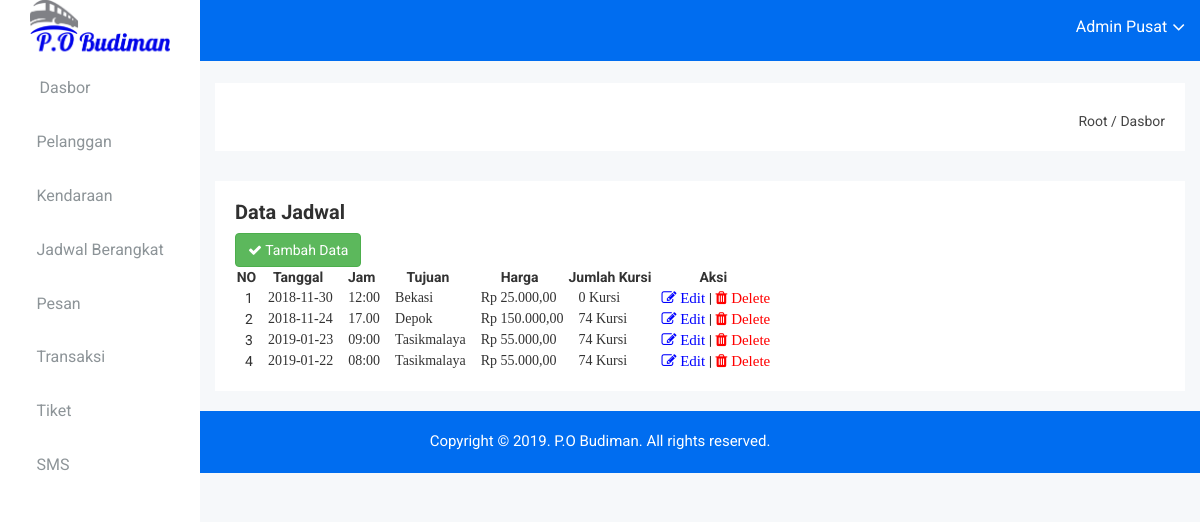
The page /dashboard/index.php?act=data_jadwal (signed in) on the database its author committed.
### tables this page shows
CREATE TABLE `jadwal_keberangkatan` (
  `id_jadwal` int(11) NOT NULL,
  `tgl_berangkat` date NOT NULL,
  `jam` varchar(40) NOT NULL,
  `tujuan` varchar(299) NOT NULL,
  `harga` varchar(299) NOT NULL,
  `id_kendaraan` int(11) NOT NULL,
  `jml_kursi` int(3) NOT NULL
);

### halo-pelanggan/function/rupiah.php (called while the page is built)
<?php
function rupiah($angka){
	$hasil_rupiah = "Rp " . number_format($angka,2,',','.');
	return $hasil_rupiah;
}
?>

### dashboard/pages/jadwal/data_jadwal.php (the view, shortened to what this page needs)
<?php
include "config.php";
$query = mysqli_query($connection, "select * from jadwal_keberangkatan");
?>
<?php
include '../halo-pelanggan/function/rupiah.php'
?>
<div class="data-table-area mg-b-15">
    <div class="container-fluid">
        <div class="row">
            <div class="col-lg-12 col-md-12 col-sm-12 col-xs-12">
                <div class="sparkline13-list">
                    <div class="sparkline13-hd">
                        <div class="main-sparkline13-hd">
                            <h1>Data Jadwal</h1>
                            <a href="?act=tambah_jadwal" type="button" class="btn btn-custon-rounded-three btn-success"><i class="fa fa-check edu-checked-pro" aria-hidden="true"></i> Tambah Data  </a>
                        </div>
                    </div>
                    <div class="sparkline13-graph">
                        <div class="datatable-dashv1-list custom-datatable-overright">
                            <table id="table" data-toggle="table"
                                              data-pagination="true"
                                              data-search="true"
                                              data-show-columns="true"
                                              data-show-pagination-switch="true"
                                              data-show-refresh="true"
                                              data-key-events="true"
                                              data-show-toggle="true"
                                              data-resizable="true"
                                              data-cookie="true"
                                              data-cookie-id-table="saveId"
                                              data-show-export="true"
                                              data-click-to-select="true"
                                              data-toolbar="#toolbar">
                                <thead>
                                    <tr>
                                        <th data-field="no">NO</th>
                                        <th data-field="tgl">Tanggal</th>
                                        <th data-field="jam">Jam</th>
                                        <th data-field="tujuan">Tujuan</th>
										<th data-field="harga">Harga</th>
                                        <th data-field="jml_kursi">Jumlah Kursi</th>
                                        <th data-field="aksi">Aksi</th>
                                    </tr>
                                </thead>
                                <tbody>
                                <?php if (mysqli_num_rows($query) > 0) { ?>
                                    <?php
                                    $no = 1;
                                    while ($data = mysqli_fetch_array($query)) {
                                        ?>
                                    <tr>
                                        <td><?php echo $no ?></td>
                                        <td><font face="trebuchet MS"><?php echo $data["tgl_berangkat"]; ?></font></td>
                                        <td><font face="trebuchet MS"><?php echo $data["jam"]; ?></font></td>
                                        <td><font face="trebuchet MS"><?php echo $data["tujuan"]; ?></font></td>
										<td><font face="trebuchet MS"><?php echo rupiah($data["harga"]); ?></font></td>
                                        <td><font face="trebuchet MS"><?php echo $data["jml_kursi"]; ?> Kursi</font></td>
                                        <td>
                                        <a href="?act=edit_jadwal&id_jadwal=<?php echo $data['id_jadwal']; ?>" ><i class="fa fa-edit edu-checked-pro" aria-hidden="true" style="color: blue; font-size: 15px"> Edit </i></a> |
                                        <a href="pages/jadwal/hapus_jadwal.php?id_jadwal=<?php echo $data['id_jadwal']; ?>" onClick="return confirm('Apakah anda yakin untuk menghapus data ini?');"  ><i class="fa fa-trash edu-checked-pro" aria-hidden="true" style="color: red; font-size: 15px"> Delete </i></a>
                                        </td>
                                    </tr>
                                            <?php
                                            $no++;
                                        }
                                    }
                                    ?>
                                </tbody>
                            </table>
                        </div>
                    </div>
                </div>
            </div>
        </div>
    </div>
</div>

### dashboard/css/main.css (style rules this page uses)
html { color: #222; font-size: 1em; line-height: 1.4; }

### dashboard/pages/jadwal/data_jadwal.php (style rules this page uses)
thead, th { text-align: center; }

### rows shown on the page
jadwal_keberangkatan: tgl_berangkat "2018-11-30", jam "12:00", tujuan "Bekasi", harga "Rp 25.000,00", jml_kursi "0"
jadwal_keberangkatan: tgl_berangkat "2018-11-24", jam "17.00", tujuan "Depok", harga "Rp 150.000,00", jml_kursi "74"
jadwal_keberangkatan: tgl_berangkat "2019-01-23", jam "09:00", tujuan "Tasikmalaya", harga "Rp 55.000,00", jml_kursi "74"
jadwal_keberangkatan: tgl_berangkat "2019-01-22", jam "08:00", tujuan "Tasikmalaya", harga "Rp 55.000,00", jml_kursi "74"

### other values the page prints
$_SESSION['nama_admin'] "Admin Pusat"
